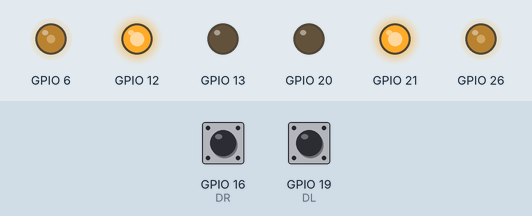
Simulated run of this program. Board: Raspberry Pi (BCM pin numbers). On the bench: output pins drawn as LEDs (lit = HIGH). Dashed ring = blinking. The inputs (shaded band) are chosen by the test bench; at power-on: GPIO 16 (DR) HIGH, GPIO 19 (DL) HIGH. What the program prints to the terminal is not drawn.

Above: at 1.2 s.
1.3 s: GPIO 16 (DR) pulled LOW for 0.15 s
At 1.37 s:
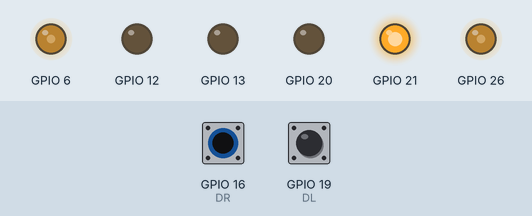
2.9 s: GPIO 19 (DL) pulled LOW for 0.15 s
At 2.97 s:
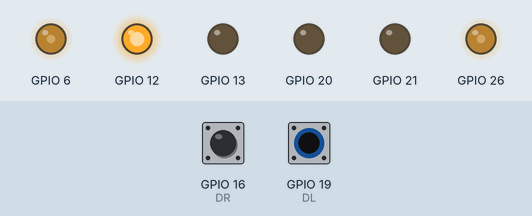
4.5 s: GPIO 19 (DL) pulled LOW for 3.2 s
At 8.9 s:
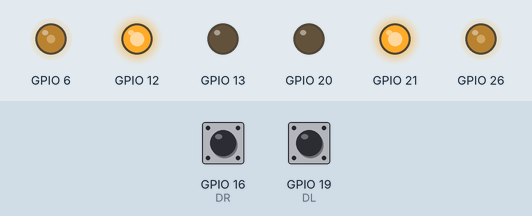
9.2 s: GPIO 16 (DR) pulled LOW for 3.2 s
At 10.1 s:
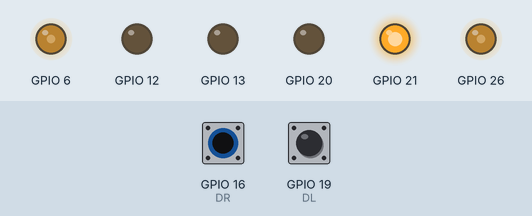
13.9 s: GPIO 16 (DR) driven LOW and GPIO 19 (DL) driven LOW
At 14.0 s:
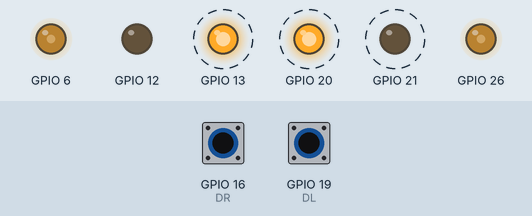
Timing chart, 0 to 17.9 s (numbered marks = the images above; inputs shaded):
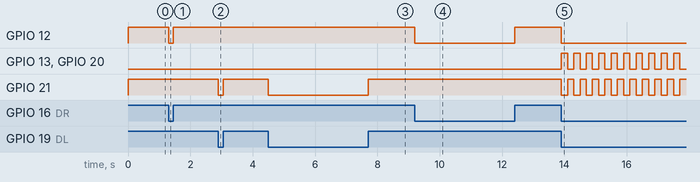

The program:

Infrared_Obstacle_Avoidance.py
```python
import RPi.GPIO as GPIO
import time
from AlphaBot import AlphaBot

Ab = AlphaBot()

DR = 16
DL = 19

GPIO.setmode(GPIO.BCM)
GPIO.setwarnings(False)
GPIO.setup(DR,GPIO.IN,GPIO.PUD_UP)
GPIO.setup(DL,GPIO.IN,GPIO.PUD_UP)

try:
	while True:
		DR_status = GPIO.input(DR)
		DL_status = GPIO.input(DL)
		if((DL_status == 1) and (DR_status == 1)):
			Ab.forward()
			print("forward")
		elif((DL_status == 1) and (DR_status == 0)):
			Ab.left()
			print("left")
		elif((DL_status == 0) and (DR_status == 1)):
			Ab.right()
			print("right")
		else:
			Ab.backward()
			time.sleep(0.2)
			Ab.left()
			time.sleep(0.2)
			Ab.stop()
			print("backward")

except KeyboardInterrupt:
	GPIO.cleanup()
```

AlphaBot.py
```python
import RPi.GPIO as GPIO
import time

class AlphaBot(object):

    def __init__(self,in1=12,in2=13,ena=6,in3=20,in4=21,enb=26):
        self.IN1 = in1
        self.IN2 = in2
        self.IN3 = in3
        self.IN4 = in4
        self.ENA = ena
        self.ENB = enb

        GPIO.setmode(GPIO.BCM)
        GPIO.setwarnings(False)
        GPIO.setup(self.IN1,GPIO.OUT)
        GPIO.setup(self.IN2,GPIO.OUT)
        GPIO.setup(self.IN3,GPIO.OUT)
        GPIO.setup(self.IN4,GPIO.OUT)
        GPIO.setup(self.ENA,GPIO.OUT)
        GPIO.setup(self.ENB,GPIO.OUT)
        self.forward()
        self.PWMA = GPIO.PWM(self.ENA,500)
        self.PWMB = GPIO.PWM(self.ENB,500)
        self.PWMA.start(40) #50
        self.PWMB.start(40) #50

    def forward(self):
        GPIO.output(self.IN1,GPIO.HIGH)
        GPIO.output(self.IN2,GPIO.LOW)
        GPIO.output(self.IN3,GPIO.LOW)
        GPIO.output(self.IN4,GPIO.HIGH)

    def stop(self):
        GPIO.output(self.IN1,GPIO.LOW)
        GPIO.output(self.IN2,GPIO.LOW)
        GPIO.output(self.IN3,GPIO.LOW)
        GPIO.output(self.IN4,GPIO.LOW)

    def backward(self):
        GPIO.output(self.IN1,GPIO.LOW)
        GPIO.output(self.IN2,GPIO.HIGH)
        GPIO.output(self.IN3,GPIO.HIGH)
        GPIO.output(self.IN4,GPIO.LOW)

    def left(self):
        GPIO.output(self.IN1,GPIO.LOW)
        GPIO.output(self.IN2,GPIO.LOW)
        GPIO.output(self.IN3,GPIO.LOW)
        GPIO.output(self.IN4,GPIO.HIGH)

    def right(self):
        GPIO.output(self.IN1,GPIO.HIGH)
        GPIO.output(self.IN2,GPIO.LOW)
        GPIO.output(self.IN3,GPIO.LOW)
        GPIO.output(self.IN4,GPIO.LOW)

    def setPWMA(self,value):
        self.PWMA.ChangeDutyCycle(value)

    def setPWMB(self,value):
        self.PWMB.ChangeDutyCycle(value)

    def setMotor(self, left, right):
        if((right >= 0) and (right <= 100)):
            GPIO.output(self.IN1,GPIO.HIGH)
            GPIO.output(self.IN2,GPIO.LOW)
            self.PWMA.ChangeDutyCycle(right)
        elif((right < 0) and (right >= -100)):
            GPIO.output(self.IN1,GPIO.LOW)
            GPIO.output(self.IN2,GPIO.HIGH)
            self.PWMA.ChangeDutyCycle(0 - right)
        if((left >= 0) and (left <= 100)):
            GPIO.output(self.IN3,GPIO.HIGH)
            GPIO.output(self.IN4,GPIO.LOW)
            self.PWMB.ChangeDutyCycle(left)
        elif((left < 0) and (left >= -100)):
            GPIO.output(self.IN3,GPIO.LOW)
            GPIO.output(self.IN4,GPIO.HIGH)
            self.PWMB.ChangeDutyCycle(0 - left)
```

Measured:
- after the input at 1.3 s, GPIO 12: HIGH → LOW at once, → HIGH 0.15 s later
- after the input at 2.9 s, GPIO 21: HIGH → LOW at once, → HIGH 0.15 s later
- after the input at 4.5 s, GPIO 21: HIGH → LOW at once, → HIGH 3.2 s later
- after the input at 9.2 s, GPIO 12: HIGH → LOW at once, → HIGH 3.2 s later
- after the input at 13.9 s, GPIO 12: HIGH → LOW at once; GPIO 13, GPIO 20, GPIO 21: alternates HIGH for 0.20 s and LOW for 0.20 s, starting at once
